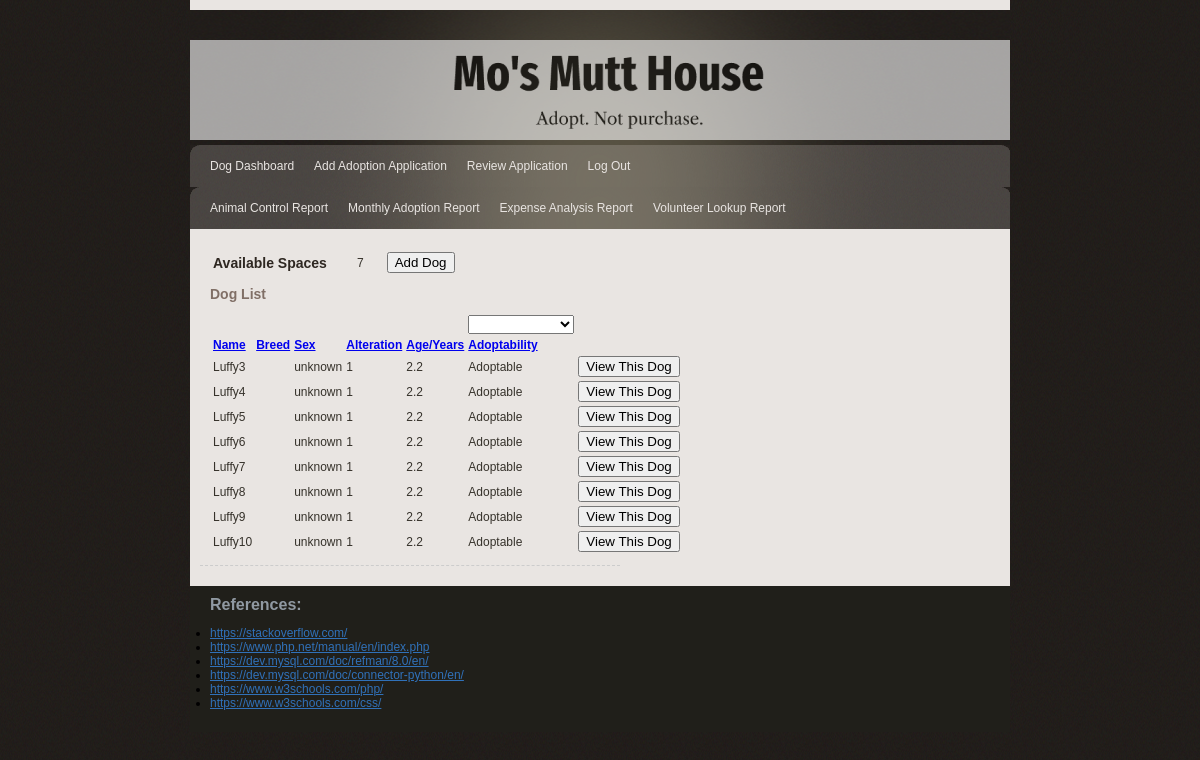
/dog_dashboard.php?sort=breed (signed in), run on the app's committed database.
### tables this page shows
CREATE TABLE Dog (
	dog_id				int(16) unsigned		NOT NULL 	AUTO_INCREMENT,
	alteration			boolean				DEFAULT NULL,
	sex				enum('unknown','male','female')	DEFAULT 'unknown',
	description			varchar(255)			NOT NULL,
	microchip_id			int(16) unsigned		DEFAULT NULL	UNIQUE,
	name				varchar(50)			NOT NULL,
	age				float				NOT NULL,
	surrender_date			date				NOT NULL,
	surrender_by_animal_control	boolean				NOT NULL,
	surrender_reason		varchar(255)			NOT NULL,
	tracker_email			varchar(200)			NOT NULL,
	PRIMARY KEY (dog_id)
);

### lib/common.php (called while the page is built, shortened)
<?php
$encodedStr = basename($_SERVER['REQUEST_URI']);
$current_filename = urldecode($encodedStr);
?>

### sql/query.php (called while the page is built, shortened)
<?php
function get_query_isonwer($email){
	return
	"SELECT email FROM Owner where email='$email'";
}
function get_query_availspots($capacity){
	return
	"SELECT ($capacity - COUNT(*)) AS available_spots " .
    "FROM Dog " .
    "WHERE dog_id NOT IN (SELECT dog_id from ApprovedApplication) ";
}
function get_query_doglist(){
	return
	"SELECT * FROM (SELECT Dog.dog_id, Dog.name, Dog.sex, Dog.alteration, Dog.age,
	                        Case when Dog.alteration != 0
	                             And Dog.microchip_id is not null
	                             THEN 'Adoptable'
	                             ELSE 'Nonadoptable' END AS adoptability,
                            Dog.surrender_date,
                            db2.breed
	  From Dog
	  INNER JOIN
	    (SELECT d.dog_id, group_concat(breed_name order by breed_name ASC SEPARATOR '/') AS breed
	    From Dog d
	    Left join DogBreed db
	    On d.dog_id = db.dog_id
	    Group by d.dog_id
	    ) db2
	    ON Dog.dog_id = db2.dog_id
	    where not exists (
	    select *
	    from ApprovedApplication
	    where Dog.dog_id = ApprovedApplication.dog_id
	    )
	    order by Dog.surrender_date ) result";
}
$dogsort = array("name"=>" ORDER BY name",
				  "breed"=>" ORDER BY breed",
				  "sex"=>" ORDER BY sex",
				  "alteration"=>" ORDER BY alteration",
				  "age"=>" ORDER BY age",
				  "adop"=>" ORDER BY adoptability"
				);
?>

### dog_dashboard.php (the view, shortened to what this page needs)
<?php
include('lib/common.php');
include('sql/query.php');
?>
<?php include("lib/header.php"); ?>
</head>
<body>
	<div id="main_container">
        <div class="center_content">
            <?php include("lib/menu.php"); ?>
            <div class="center_left">
                <div class="features">
                    <div class="profile_section">
                        <table>
                            <tr>
                       			<td class="item_label">Available Spaces</td>
                       			<?php
                                $const = json_decode(file_get_contents('data/const.json'), true);
                                $query = get_query_availspots($const['capacity']);
                            	$result = mysqli_query($db, $query);
                                if ( !empty($result) && (mysqli_num_rows($result) > 0) ){
                                    while($row = mysqli_fetch_array($result, MYSQLI_ASSOC)){
                                        if ($row['available_spots']>0){
                                            print "<td> {$row['available_spots']} </td>";
                                            print "<form action='add_dog.php'>";
                                            print "<td><input class='fancy_button' type='submit' value='Add Dog'/></td>";
                                            print "</form>";
                                        } else {
                                            print "<td> 0 </td>";
                                        }
                                    }
                                }
                                ?>
                   			</tr>
                        </table>
                        <div class="subtitle">Dog List</div>
                        <table>
                            <form action="dog_dashboard.php" method="post">
                            <tr>
                                <td> </td>
                                <td> </td>
                                <td> </td>
                                <td> </td>
                                <td> </td>
                                <td>
                       				<select name='filter' onchange='if(this.value != 0) {this.form.submit();}'>
                                        <option value = ""></option>
                            			<option value = "None">No Filter</option>
                        			</select>
                       			</td>
                            </tr>
                            </form>
                            <tr>
                                <th><a href="dog_dashboard.php?sort=name">Name</a></th>
                                <th><a href="dog_dashboard.php?sort=breed">Breed</a></th>
                                <th><a href="dog_dashboard.php?sort=sex">Sex</a></th>
                                <th><a href="dog_dashboard.php?sort=alteration">Alteration</a></th>
                                <th><a href="dog_dashboard.php?sort=age">Age/Years</a></th>
                                <th><a href="dog_dashboard.php?sort=adop">Adoptability</a></th>
                            </tr>
                            <?php
                            $query = get_query_doglist();
                            if (isset($_SESSION['sort_dog_attr'])) {
                                $query .= $dogsort[$_SESSION['sort_dog_attr']];
                            }
                            $result = mysqli_query($db, $query);
                            if (!empty($result) && (mysqli_num_rows($result) > 0) ) {
            					while ($row = mysqli_fetch_array($result, MYSQLI_ASSOC)) {
                                    print "<tr>";
                                    print "<form action='dog_detail.php' method='post'>";
                                    print "<td><input type='hidden' name='dog_id' value={$row['dog_id']}>{$row['name']} </td>";
                                    print "<td>" . $row['breed'] . "</td>";
                                    print "<td>" . $row['sex'] . "</td>";
                                    print "<td>" . $row['alteration'] . "</td>";
                                    $_age = round($row['age'], 2);
                                    print "<td>$_age</td>";
                                    print "<td>" . $row['adoptability'] . "</td>";
                                    print "<td><input class='fancy_button' type='submit' value='View This Dog'/></td>";
                                    print "</form>";
            						print "</tr>";
            					}
                            } else {array_push($error_msg,  "No dogs ...<br>" . __FILE__ ." line:". __LINE__ );}
    						?>
                        </table>
                    </div>
                </div>
            </div>
    	</div>
        <?php include("lib/footer.php"); ?>
    </div>
</body>
</html>

### lib/header.php (shortened to what this page needs)
<!DOCTYPE html>
	<head>
		<link rel="stylesheet" type="text/css" href="css/style.css" />

### lib/menu.php (shortened to what this page needs)
<div id="header">
 <div class="logo"><img src="img/header.png" style="opacity:0.6" border="0" alt="" title="MoHouseLogo"/></div>
</div>
<div class="nav_bar">
	<ul>
     <li><a href="dog_dashboard.php" <?php if($current_filename=='dog_dashboard.php') echo "class='active'"; ?>>Dog Dashboard</a></li>
     <li><a href="add_adoption_application.php" <?php if($current_filename=='add_adoption_application.php') echo "class='active'"; ?>>Add Adoption Application</a></li>
     <?php
     $isonwer = false;
     $query = get_query_isonwer($_SESSION['email']);
     $result = mysqli_query($db, $query);
     if (!empty($result) && (mysqli_num_rows($result) > 0) ){
          $isonwer = true;
          print "<li><a href='review_application.php' ";
          if($current_filename=='review_application.php') echo "class='active'";
          print ">Review Application</a></li>";
     }
     ?>
     <li><a href="logout.php" ><span class='glyphicon glyphicon-log-out'></span> Log Out</a></li>
	</ul>
</div>
<?php
if ($isonwer == true ){
     print "<div class='nav_bar'>";
          print "<ul>";
               print "<li><a href='rpt_animal_control.php' ";
               if($current_filename=='rpt_animal_control.php') echo "class='active'";
               print ">Animal Control Report</a></li>";
               print "<li><a href='rpt_monthly_adoption.php' ";
               if($current_filename=='rpt_monthly_adoption.php') echo "class='active'";
               print ">Monthly Adoption Report</a></li>";
               print "<li><a href='rpt_expense_analysis.php' ";
               if($current_filename=='rpt_expense_analysis.php') echo "class='active'";
               print ">Expense Analysis Report</a></li>";
               print "<li><a href='rpt_volunteer_lookup.php' ";
               if($current_filename=='rpt_volunteer_lookup.php') echo "class='active'";
               print ">Volunteer Lookup Report</a></li>";
          print "</ul>";
     print "</div>";
}
?>

### lib/footer.php
<div id="footer">
    <div class="footer">
    	<div class="resource_title">References:</div>
        <ul>
		<li><a href="https://stackoverflow.com/"  target="_blank">https://stackoverflow.com/</a></li>
        <li><a href="https://www.php.net/manual/en/index.php"  target="_blank">https://www.php.net/manual/en/index.php</a></li>
        <li><a href="https://dev.mysql.com/doc/refman/8.0/en/"  target="_blank">https://dev.mysql.com/doc/refman/8.0/en/</a></li>
        <li><a href="https://dev.mysql.com/doc/connector-python/en/"  target="_blank">https://dev.mysql.com/doc/connector-python/en/</a></li>
        <li><a href="https://www.w3schools.com/php/"  target="_blank">https://www.w3schools.com/php/</a></li>
        <li><a href="https://www.w3schools.com/css/"  target="_blank">https://www.w3schools.com/css/</a></li>
		</ul>
	</div>
</div>

### css/style.css (style rules this page uses)
body { background:url(../img/bg.gif) repeat #000000; padding:0; font-family: Verdana, Geneva, sans-serif; font-size:12px; margin:auto auto auto auto; color:#36322b; }
table { width: 100%; }
th, td { padding: 1px; text-align: left; }
ul { text-align: left; padding:0px; }
li { padding:0px; }
#main_container { width:820px; height:auto; margin:auto; padding:0px; }
#header { width:820px; height:135px; margin:0px; padding:0px; background:url(../img/header_bg.gif) no-repeat center top; }
.logo { padding:30px 0 0 0px; }
.item_label { font-family: Verdana, Geneva, sans-serif; width:140px; font-weight:bold; font-size:14px; color:#2e2721; }
.subtitle { width: 600px; font-family: Verdana, Geneva, sans-serif; font-weight:bold; font-size:14px; color:#806F66; padding:10px 0px 10px 0px; }
.nav_bar { width:820px; height:42px; margin:0px; font-family: Verdana, Geneva, sans-serif; background:url(../img/menu_bg.gif) no-repeat left; }
.nav_bar ul { list-style:none; padding:0 0 0 10px; margin:0px; }
.nav_bar ul li { display:inline; }
.nav_bar ul li a { float:left; height:42px; border:none; padding:0 10px 0 10px; text-decoration:none; color:#E9E5E2; line-height:42px; font-size:12px; }
.center_content { width:820px; height:auto; padding:10px 0px 10px 0px; clear:both; background-color:#E9E5E2; }
.center_left { width:600px; float:left; padding:10px 10px 10px 10px; }
.profile_section { float:left; width:400px; border-bottom:1px #CCCCCC dashed; padding:10px 10px 10px 10px; }
.resource_title { width: 600px; font-family: Verdana, Geneva, sans-serif; font-weight:bold; font-size:16px; color:#9099A2; padding:0px 0px 0px 0px; }
.footer { width:790px; height:auto; font-family: Palatino, sans-serif; color:black; float:left; padding:10px 10px 10px 20px; background-color: #201F1A; }
#footer a { color:#3071B9; }

### data on the page
dog: name "Luffy3", sex "unknown", alteration "1", age "2.2", adoptability "Adoptable"
dog: name "Luffy4", sex "unknown", alteration "1", age "2.2", adoptability "Adoptable"
dog: name "Luffy5", sex "unknown", alteration "1", age "2.2", adoptability "Adoptable"
dog: name "Luffy6", sex "unknown", alteration "1", age "2.2", adoptability "Adoptable"
dog: name "Luffy7", sex "unknown", alteration "1", age "2.2", adoptability "Adoptable"
dog: name "Luffy8", sex "unknown", alteration "1", age "2.2", adoptability "Adoptable"
dog: name "Luffy9", sex "unknown", alteration "1", age "2.2", adoptability "Adoptable"
dog: name "Luffy10", sex "unknown", alteration "1", age "2.2", adoptability "Adoptable"

### other printed values
$row['available_spots'] "7"
